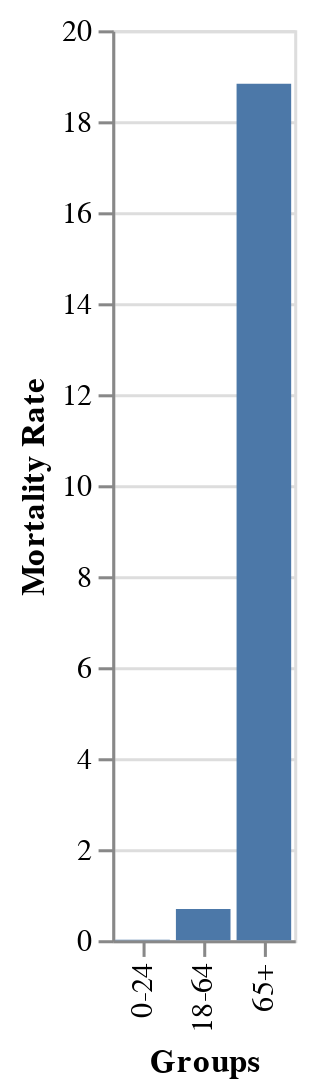

The cell this chart's notebook holds for it:
### Code cell
# Create visualization
alt.Chart(covid_age_groups).mark_bar().encode(x='Groups',y='Mortality Rate')

### Figure 1 — Vega-Lite specification as saved in the notebook (floating-point values rounded to 4 significant figures)
{"config": {"view": {"continuousWidth": 400, "continuousHeight": 300}}, "data": {"name": "data-4838f6983fcf38dbd6fedd5ba90b25c8"}, "mark": "bar", "encoding": {"x": {"type": "nominal", "field": "Groups"}, "y": {"type": "quantitative", "field": "Mortality Rate"}}, "$schema": "https://vega.github.io/schema/vega-lite/v4.8.1.json", "datasets": {"data-4838f6983fcf38dbd6fedd5ba90b25c8": [{"Groups": "0-24", "Count": 678, "Cases": 5709977, "Mortality Rate": 0.01187}, {"Groups": "18-64", "Count": 164735, "Cases": 23905567, "Mortality Rate": 0.6891}, {"Groups": "65+", "Count": 537191, "Cases": 2853228, "Mortality Rate": 18.83}]}}
